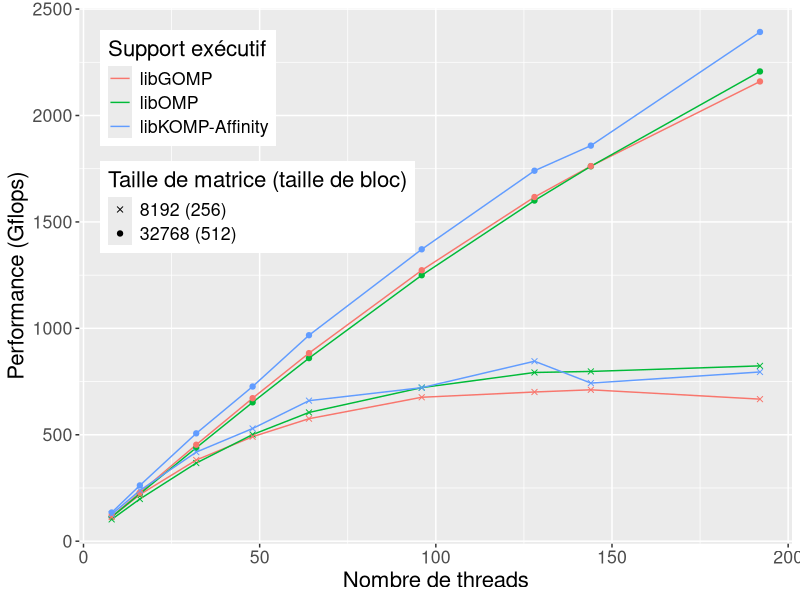
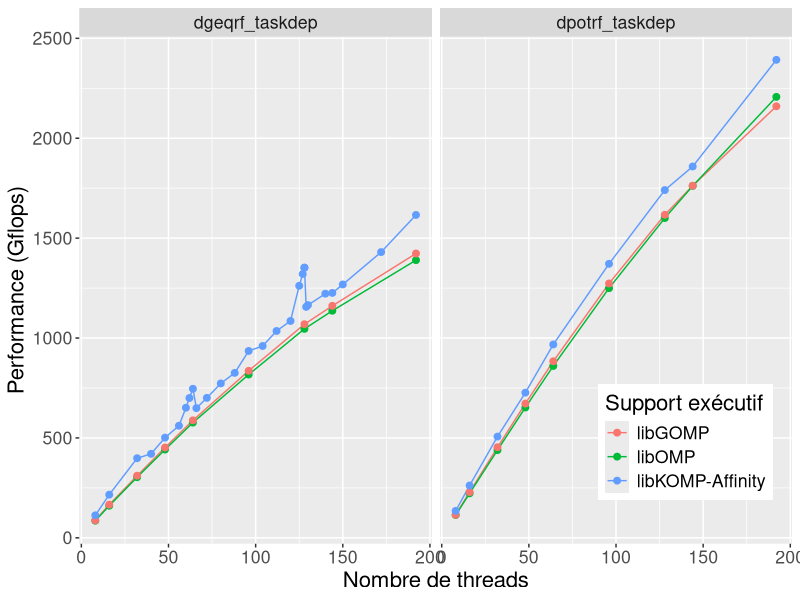

Source code (R) for these figures, in order:
library(ggplot2)
library(plyr)
library(lattice)
library(reshape)

wholeframe = read.table("./all_data.dat", header=TRUE)

pd = position_dodge(width=.1)
#melted = melt(framsum, id.vars=c("GFlops", "Progname", "WSselect", "WSpush", "Runtime", "Threads", "Std", "Nxp"))
#print(framsum)




pdf(paste("graph_all_cholesky_idchire.pdf", sep = ''), width = 10, height=6)


wholeframe$runtime = factor(wholeframe$runtime, levels=c("libgomp", "clang", "libkomp"), labels=c("libgomp", "clang", "libkomp"))

frame_all_cholesky = subset(wholeframe, (size == 8192 | size == 32768) & program == "dpotrf_taskdep")
myplot = ggplot(frame_all_cholesky, aes(x=threads, y = gflops))
myplot = myplot + geom_line(aes(color=runtime, group=interaction(size, runtime)))
myplot = myplot + geom_point(aes(shape=factor(size), color=runtime, group=interaction(size, runtime)))
myplot = myplot + guides(colour = guide_legend(override.aes = list(shape = NA)))
#myplot = myplot + guides(colour = guide_legend(title="Taille"))
#myplot = myplot + geom_errorbar(position=position_dodge(0.9), aes(color=runtime, ymin=gflops-(2*std/iterations), ymax=gflops+(2*std/iterations), width=.1))
#myplot = myplot + facet_wrap(~program, ncol=1)
myplot = myplot + ylab("Performance (Gflops)")
myplot = myplot + xlab("Nombre de threads")
#myplot = myplot + ggtitle("Performances de Cholesky sur 64 threads, N=8192")
myplot = myplot + theme(legend.position=c(.25, .75), text = element_text(size=16))
myplot = myplot + scale_colour_discrete(name="Support exécutif", labels=c("libGOMP", "libOMP", "libKOMP-Affinity"))
myplot = myplot + scale_shape_manual(name="Taille de matrice (taille de bloc)", values=c(4, 19), labels=c("8192 (256)", "32768 (512)"))
print(myplot)
dev.off()


frame_comp_threads=subset(wholeframe, size == 32768)

pdf(paste("graph_qr_cholesky_vs_threads.pdf", sep = ''), width = 10, height=6)

levels(frame_comp_threads$program) <- c("QR", "Cholesky")

myplot = ggplot(frame_comp_threads, aes(x=threads, y = gflops))
myplot = myplot + geom_line(aes(color=runtime))
#myplot = myplot + geom_errorbar(position=position_dodge(0.9), aes(color=interaction(WSselect, WSpush, Taskprio), ymin=GFlops-(2*Std/Nxp), ymax=GFlops+(2*Std/Nxp), width=.1))
myplot = myplot + facet_grid(~program, scales="free_y")
myplot = myplot + geom_point(size=2,aes(color=runtime), shape=19)
myplot = myplot + theme(legend.position=c(.85, .20), text = element_text(size=16))
myplot = myplot + scale_colour_discrete(name="Support exécutif", labels=c("libGOMP", "libOMP", "libKOMP-Affinity"))
myplot = myplot + ylab("Performance (Gflops)")
myplot = myplot + xlab("Nombre de threads")

print(myplot)
dev.off()
